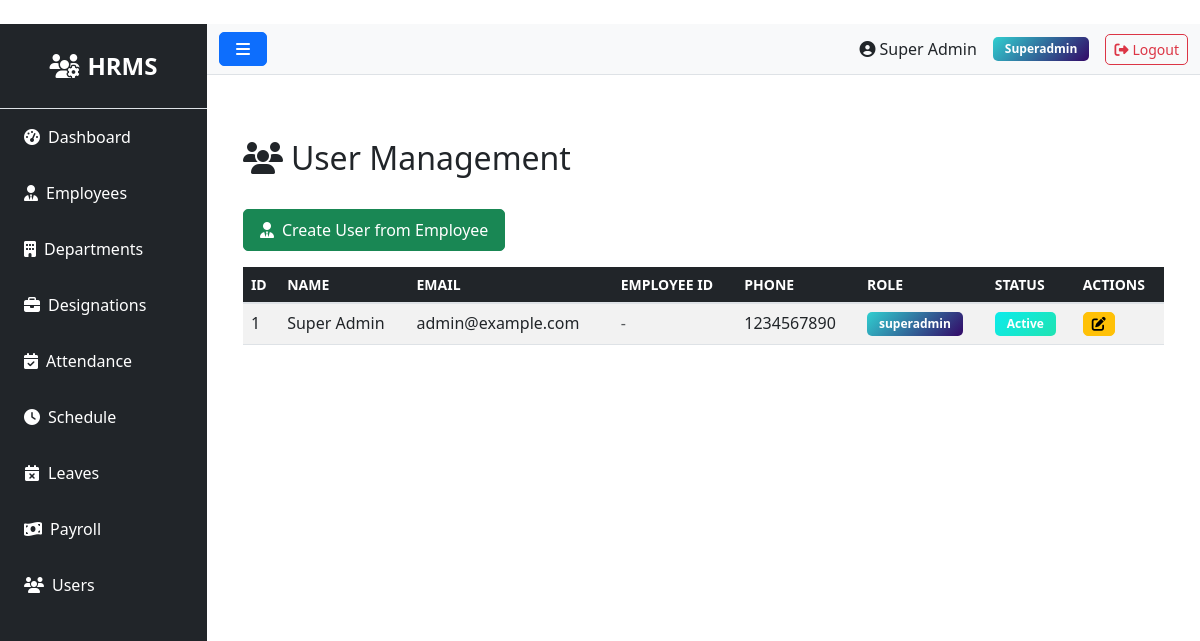
The app's page /user/ (signed in), older data.
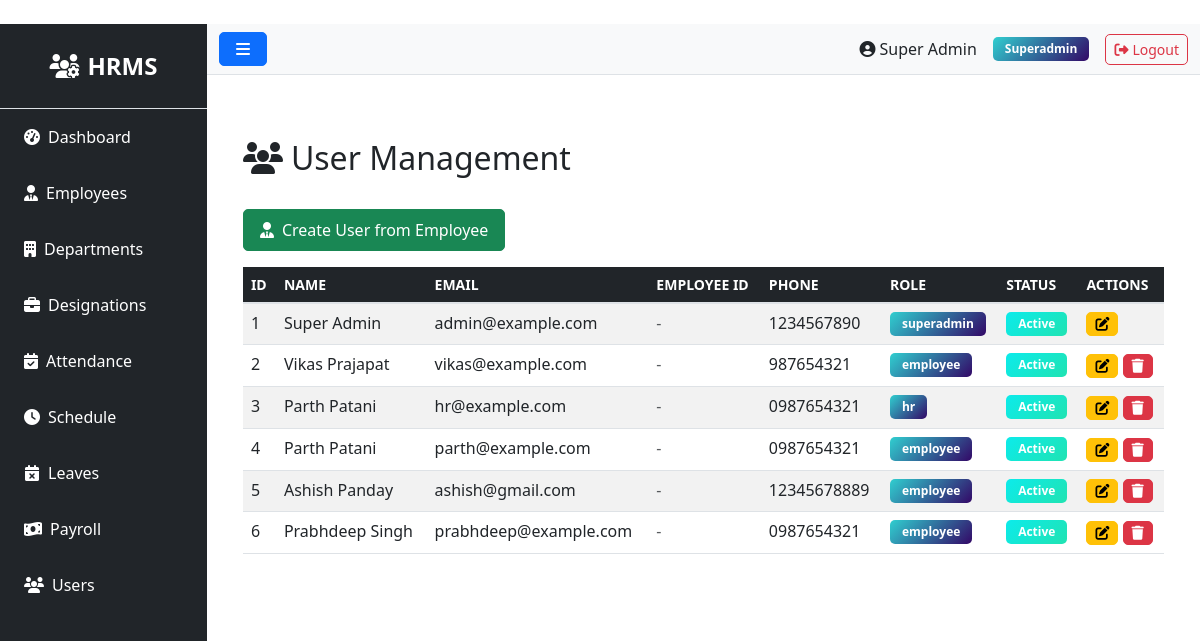
The same page, newer data.
### models.py (models this page shows)
class User(UserMixin, db.Model):
    __tablename__ = 'users'
    id = db.Column(db.Integer, primary_key=True)
    role_id = db.Column(db.Integer, db.ForeignKey('roles.id'), nullable=False)
    name = db.Column(db.String(100), nullable=False)
    email = db.Column(db.String(100), unique=True, nullable=False)
    phone = db.Column(db.String(20))
    status = db.Column(db.String(20), default='active')
    password = db.Column(db.String(255), nullable=False)
    remember_token = db.Column(db.String(100))
    email_verified_at = db.Column(db.DateTime)
    created_at = db.Column(db.DateTime, default=datetime.utcnow)
    updated_at = db.Column(db.DateTime, default=datetime.utcnow, onupdate=datetime.utcnow)

class Role(db.Model):
    __tablename__ = 'roles'
    id = db.Column(db.Integer, primary_key=True)
    name = db.Column(db.String(50), unique=True, nullable=False)
    description = db.Column(db.Text)
    created_at = db.Column(db.DateTime, default=datetime.utcnow)
    updated_at = db.Column(db.DateTime, default=datetime.utcnow, onupdate=datetime.utcnow)
    users = db.relationship('User', backref='role', lazy=True)

### routes/user.py (the view)
@bp.route('/')
@login_required
@admin_required
def index():
    if not current_user.is_authenticated or current_user.role.name not in ['admin', 'superadmin']:
        flash('Access denied', 'danger')
        return redirect(url_for('auth.login'))
    users = User.query.all()
    user_employee_map = {}
    for user in users:
        if user.role.name == 'employee':
            emp = Employee.query.filter_by(email=user.email).first()
            if not emp and '@' in user.email:
                uid = user.email.split('@')[0]
                emp = Employee.query.filter_by(unique_id=uid).first()
            if emp:
                user_employee_map[user.id] = emp
    return render_template('admin/user/index.html', users=users, user_employee_map=user_employee_map)

### app.py (called while the page is built)
@login_manager.user_loader
def load_user(user_id):
    try:
        return db.session.get(User, int(user_id))
    except Exception as e:
        app.logger.error(f'Error loading user {user_id}: {str(e)}')
        return None

@app.context_processor
def inject_user():
    pending_leaves = 0
    try:
        if current_user.is_authenticated and getattr(current_user, 'role', None) and current_user.role.name in ['superadmin', 'admin', 'hr']:
            from models import Leave
            pending_leaves = Leave.query.filter_by(status='pending').count()
    except Exception:
        pending_leaves = 0
    return dict(current_user=current_user, pending_leaves=pending_leaves)

### routes/user.py (called while the page is built)
def admin_required(f):
    @wraps(f)
    def decorated(*args, **kwargs):
        if not current_user.is_authenticated or current_user.role.name not in ['admin', 'superadmin']:
            flash('Admin access required.', 'danger')
            return redirect(url_for('admin.admin_dashboard'))
        return f(*args, **kwargs)
    return decorated

### templates/admin/user/index.html (shortened to what this page needs)
﻿{% extends "base.html" %}
{% block content %}
<div class="container-fluid mt-4">
  <div class="row mb-4">
    <div class="col-12">
      <h2><i class="fas fa-users me-2"></i>User Management</h2>
    </div>
  </div>
  <div class="row">
    <div class="col-12">
      {% if current_user.role.name in ['admin', 'superadmin'] %}
      <a href="{{ url_for('user.create_from_employee') }}" class="btn btn-success mb-3">
        <i class="fas fa-user-tie me-2"></i>Create User from Employee
      </a>
      {% endif %}
      {% if users %}
      <div class="table-responsive">
        <table class="table table-striped table-hover">
          <thead class="table-dark">
            <tr>
              <th>ID</th>
              <th>Name</th>
              <th>Email</th>
              <th>Employee ID</th>
              <th>Phone</th>
              <th>Role</th>
              <th>Status</th>
              <th>Actions</th>
            </tr>
          </thead>
          <tbody>
            {% for user in users %}
            <tr>
              <td>{{ user.id }}</td>
              <td>{{ user.name }}</td>
              <td>{{ user.email }}</td>
              <td>
                {% if user_employee_map.get(user.id) %}
                  <span class="badge bg-secondary">{{ user_employee_map[user.id].unique_id }}</span>
                {% else %}
                  <span class="text-muted">-</span>
                {% endif %}
              </td>
              <td>{{ user.phone or '-' }}</td>
              <td>
                <span class="badge bg-info">{{ user.role.name }}</span>
              </td>
              <td>
                {% if user.status == 'active' %}
                  <span class="badge bg-success">Active</span>
                {% else %}
                  <span class="badge bg-danger">Inactive</span>
                {% endif %}
              </td>
              <td>
                {% if current_user.role.name in ['admin', 'superadmin'] %}
                <a href="{{ url_for('user.edit', id=user.id) }}" class="btn btn-sm btn-warning" title="Edit">
                  <i class="fas fa-edit"></i>
                </a>
                {% if current_user.role.name == 'superadmin' and current_user.id != user.id and user.role.name != 'superadmin' %}
                <form method="POST" action="{{ url_for('admin.delete_user', id=user.id) }}" style="display:inline;" onsubmit="return confirm('Are you sure you want to delete this user? This action cannot be undone.');">
                  <button type="submit" class="btn btn-sm btn-danger" title="Delete">
                    <i class="fas fa-trash"></i>
                  </button>
                </form>
                {% endif %}
                {% else %}
                <span class="text-muted">-</span>
                {% endif %}
              </td>
            </tr>
            {% endfor %}
          </tbody>
        </table>
      </div>
      {% else %}
      <div class="alert alert-info">
        <i class="fas fa-info-circle me-2"></i>No users found.
      </div>
      {% endif %}
    </div>
  </div>
</div>
{% endblock %}

### templates/base.html (shortened to what this page needs)
<!DOCTYPE html>
<html lang="en">
<head>
    <link href="https://cdn.jsdelivr.net/npm/bootstrap@5.3.0/dist/css/bootstrap.min.css" rel="stylesheet">
    <link rel="stylesheet" href="https://cdnjs.cloudflare.com/ajax/libs/font-awesome/6.4.0/css/all.min.css">
    <link rel="stylesheet" href="{{ url_for('static', filename='css/style.css') }}">
</head>
<body>
    {% if current_user.is_authenticated %}
    {% set role_name = (current_user.role.name if current_user.role and current_user.role.name else 'employee') %}
    {% set dashboard_map = {
        'superadmin': 'admin.superadmin_dashboard',
        'admin': 'admin.admin_dashboard',
        'hr': 'admin.hr_dashboard',
        'payroll': 'admin.payroll_dashboard',
        'moderator': 'admin.moderator_dashboard',
        'employee': 'admin.employee_dashboard'
    } %}
    {% set dashboard_endpoint = dashboard_map.get(role_name, 'admin.employee_dashboard') %}
    <div class="d-flex" id="wrapper">
        <div class="bg-dark text-white" id="sidebar-wrapper">
            <div class="sidebar-heading text-center py-4 fs-4 fw-bold border-bottom">
                <i class="fas fa-users-cog me-2"></i>HRMS
            </div>
            <div class="list-group list-group-flush">
                <a href="{{ url_for(dashboard_endpoint) }}" class="list-group-item list-group-item-action bg-dark text-white">
                    <i class="fas fa-tachometer-alt me-2"></i>Dashboard
                </a>
                {% if role_name in ['superadmin', 'admin', 'hr'] %}
                <a href="{{ url_for('employee.index') }}" class="list-group-item list-group-item-action bg-dark text-white">
                    <i class="fas fa-user-tie me-2"></i>Employees
                </a>
                <a href="{{ url_for('department.index') }}" class="list-group-item list-group-item-action bg-dark text-white">
                    <i class="fas fa-building me-2"></i>Departments
                </a>
                <a href="{{ url_for('designation.index') }}" class="list-group-item list-group-item-action bg-dark text-white">
                    <i class="fas fa-briefcase me-2"></i>Designations
                </a>
                {% endif %}
                {% if role_name in ['superadmin', 'admin', 'moderator', 'hr'] %}
                <a href="{{ url_for('attendance.index') }}" class="list-group-item list-group-item-action bg-dark text-white">
                    <i class="fas fa-calendar-check me-2"></i>Attendance
                </a>
                <a href="{{ url_for('schedule.index') }}" class="list-group-item list-group-item-action bg-dark text-white">
                    <i class="fas fa-clock me-2"></i>Schedule
                </a>
                {% endif %}
                {% if role_name in ['superadmin', 'admin', 'hr'] %}
                <a href="{{ url_for('leave.index') }}" class="list-group-item list-group-item-action bg-dark text-white">
                    <i class="fas fa-calendar-times me-2"></i>Leaves
                </a>
                {% endif %}
                {% if role_name in ['superadmin', 'admin', 'payroll'] %}
                <a href="{{ url_for('payroll.index') }}" class="list-group-item list-group-item-action bg-dark text-white">
                    <i class="fas fa-money-bill-wave me-2"></i>Payroll
                </a>
                {% endif %}
                {% if role_name in ['superadmin', 'admin'] %}
                <a href="{{ url_for('user.index') }}" class="list-group-item list-group-item-action bg-dark text-white">
                    <i class="fas fa-users me-2"></i>Users
                </a>
                {% endif %}
            </div>
        </div>
        <div id="page-content-wrapper" class="w-100">
            <nav class="navbar navbar-expand-lg navbar-light bg-light border-bottom">
                <div class="container-fluid">
                    <button class="btn btn-primary" id="menu-toggle">
                        <i class="fas fa-bars"></i>
                    </button>
                    <div class="ms-auto d-flex align-items-center">
                        <span class="me-3">
                            <i class="fas fa-user-circle me-1"></i>{{ current_user.name }}
                        </span>
                        <span class="badge bg-info me-3">{{ role_name|title }}</span>
                        <a href="{{ url_for('auth.logout') }}" class="btn btn-outline-danger btn-sm">
                            <i class="fas fa-sign-out-alt me-1"></i>Logout
                        </a>
                    </div>
                </div>
            </nav>
            <div class="container-fluid p-4">
                {% block content %}{% endblock %}
            </div>
        </div>
    </div>
    {% endif %}
</body>
</html>

### static/css/style.css (style rules this page uses)
#wrapper { min-height: 100vh; }
#sidebar-wrapper { min-height: 100vh; width: 250px; transition: margin 0.3s ease-in-out; }
#sidebar-wrapper .sidebar-heading { padding: 0.875rem 1.25rem; font-size: 1.2rem; }
#page-content-wrapper { min-width: 0; width: 100%; }
.list-group-item { border: none; padding: 1rem 1.5rem; }
.table { background-color: white; }
.table thead th { border-bottom: 2px solid #dee2e6; font-weight: 600; text-transform: uppercase; font-size: 0.875rem; }
.btn { border-radius: 5px; padding: 0.5rem 1rem; }
.btn-sm { padding: 0.25rem 0.5rem; }
.badge { padding: 0.5em 1em; border-radius: 5px; }
.bg-success { background: linear-gradient(135deg, #0cebeb 0%, #20e3b2 100%) !important; }
.bg-info { background: linear-gradient(135deg, #30cfd0 0%, #330867 100%) !important; }

Row changes from the older to the newer data that the page shows:
added User: id "2", name "Vikas Prajapat", email "vikas@example.com", phone "987654321", role.name "employee", status "Active"
added User: id "3", name "Parth Patani", email "hr@example.com", phone "0987654321", role.name "hr", status "Active"
added User: id "4", name "Parth Patani", email "parth@example.com", phone "0987654321", role.name "employee", status "Active"
added User: id "5", name "Ashish Panday", email "ashish@gmail.com", phone "12345678889", role.name "employee", status "Active"
added User: id "6", name "Prabhdeep Singh", email "prabhdeep@example.com", phone "0987654321", role.name "employee", status "Active"
